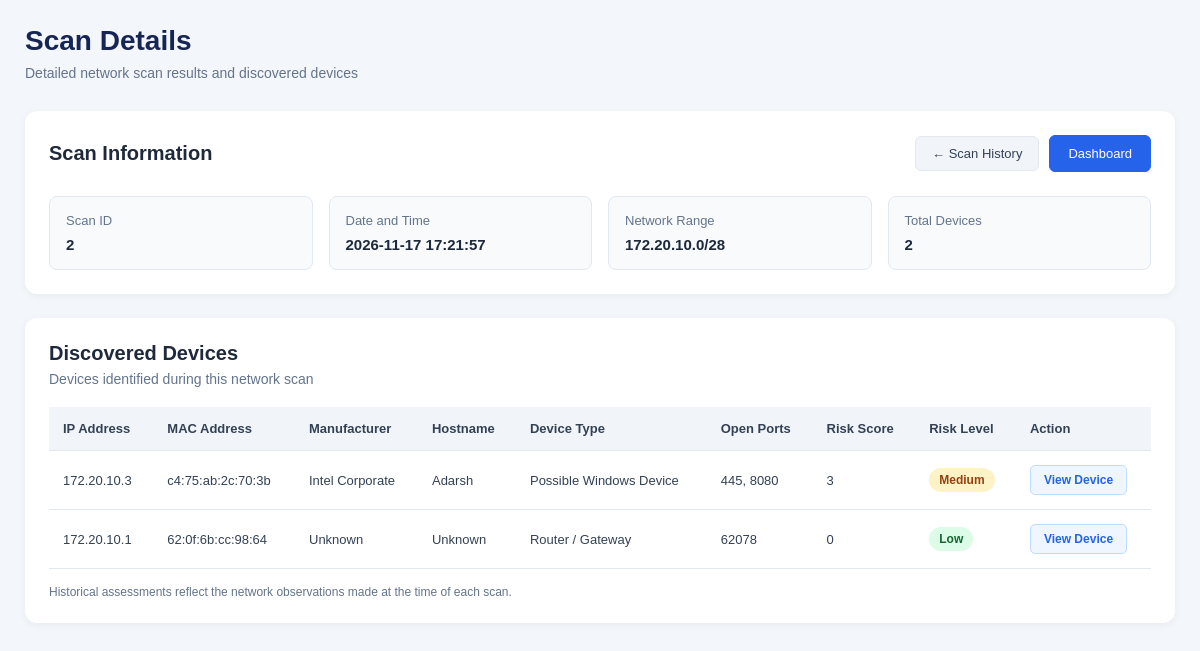
Screenshot of /history/2 with the database file from the repository.
### tables this page shows
CREATE TABLE scans (
            id INTEGER PRIMARY KEY AUTOINCREMENT,
            scan_time TEXT NOT NULL,
            network_range TEXT,
            total_devices INTEGER
        );

CREATE TABLE devices (
            id INTEGER PRIMARY KEY AUTOINCREMENT,
            scan_id INTEGER NOT NULL,
            ip_address TEXT,
            mac_address TEXT,
            manufacturer TEXT,
            hostname TEXT,
            device_type TEXT,
            open_ports TEXT,
            camera_indicator TEXT,
            risk_level TEXT,
            security_findings TEXT, confidence TEXT, indicators TEXT, risk_score INTEGER DEFAULT 0, recommendations TEXT,
            FOREIGN KEY (scan_id) REFERENCES scans(id)
        );

### app.py (the view)
@app.route("/history/<int:scan_id>")
def scan_details(scan_id):
    scans = get_scan_history()
    selected_scan = next(
        (scan for scan in scans if scan["id"] == scan_id),
        None
    )
    if selected_scan is None:
        abort(404)
    devices = get_scan_details(scan_id)
    return render_template(
        "scan_details.html",
        scan=selected_scan,
        devices=devices
    )

### database/database_manager.py (called while the page is built)
def get_connection():
    connection = sqlite3.connect(DATABASE_PATH)
    connection.row_factory = sqlite3.Row
    return connection

def get_scan_history():
    connection = get_connection()
    cursor = connection.cursor()
    cursor.execute("""
        SELECT * FROM scans
        ORDER BY id DESC
    """)
    scans = [dict(row) for row in cursor.fetchall()]
    connection.close()
    return scans

def get_scan_details(scan_id):
    connection = get_connection()
    cursor = connection.cursor()
    cursor.execute("""
        SELECT * FROM devices
        WHERE scan_id = ?
    """, (scan_id,))
    devices = [dict(row) for row in cursor.fetchall()]
    connection.close()
    return devices

### templates/scan_details.html (shortened to what this page needs)
<!DOCTYPE html>
<html lang="en">
<head>
    <link rel="stylesheet" href="{{ url_for('static', filename='css/style.css') }}">
</head>
<body>
    <div class="container">
        <header class="header">
            <h1>Scan Details</h1>
            <p>Detailed network scan results and discovered devices</p>
        </header>
        <section class="section">
            <div class="details-section-header">
                <h2>Scan Information</h2>
                <div class="details-navigation">
                    <a href="{{ url_for('history') }}" class="secondary-button">
                        ← Scan History
                    </a>
                    <a href="{{ url_for('dashboard') }}" class="back-dashboard-button">
                        Dashboard
                    </a>
                </div>
            </div>
            <div class="scan-info-grid">
                <div class="scan-info-item">
                    <span class="info-label">Scan ID</span>
                    <span class="info-value">{{ scan.id }}</span>
                </div>
                <div class="scan-info-item">
                    <span class="info-label">Date and Time</span>
                    <span class="info-value">{{ scan.scan_time }}</span>
                </div>
                <div class="scan-info-item">
                    <span class="info-label">Network Range</span>
                    <span class="info-value">{{ scan.network_range }}</span>
                </div>
                <div class="scan-info-item">
                    <span class="info-label">Total Devices</span>
                    <span class="info-value">{{ scan.total_devices }}</span>
                </div>
            </div>
        </section>
        <section class="section">
            <div class="section-heading">
                <h2>Discovered Devices</h2>
                <p>Devices identified during this network scan</p>
            </div>
            {% if devices %}
            <div class="table-wrapper">
                <table class="details-table">
                    <thead>
                        <tr>
                            <th>IP Address</th>
                            <th>MAC Address</th>
                            <th>Manufacturer</th>
                            <th>Hostname</th>
                            <th>Device Type</th>
                            <th>Open Ports</th>
                            <th>Risk Score</th>
                            <th>Risk Level</th>
                            <th>Action</th>
                        </tr>
                    </thead>
                    <tbody>
                        {% for device in devices %}
                        <tr>
                            <td>{{ device.ip_address }}</td>
                            <td>{{ device.mac_address }}</td>
                            <td>{{ device.manufacturer or "Unknown" }}</td>
                            <td>{{ device.hostname or "Unknown" }}</td>
                            <td>{{ device.device_type }}</td>
                            <td>
                                {{ device.open_ports if device.open_ports else "None" }}
                            </td>
                            <td>{{ device.risk_score or 0 }}</td>
                            <td>
                                <span class="risk-badge risk-{{ (device.risk_level or 'low')|lower }}">
                                    {{ device.risk_level or "Low" }}
                                </span>
                            </td>
                            <td>
                                <a href="{{ url_for('device_details', device_id=device.id) }}"
                                    class="view-details-button">
                                    View Device
                                </a>
                            </td>
                        </tr>
                        {% endfor %}
                    </tbody>
                </table>
            </div>
            {% else %}
            <div class="empty-state">
                <h3>No Devices Found</h3>
                <p>No devices were discovered during this network scan.</p>
            </div>
            {% endif %}
            <p class="table-note">
                Historical assessments reflect the network observations
                made at the time of each scan.
            </p>
        </section>
    </div>
</body>
</html>

### static/css/style.css (style rules this page uses)
* { margin: 0; padding: 0; box-sizing: border-box; }
body { font-family: Arial, sans-serif; background: #f3f6fb; color: #1e293b; padding: 25px; }
.container { max-width: 1400px; margin: 0 auto; }
.header { margin-bottom: 30px; }
.header h1 { font-size: 28px; margin-bottom: 8px; color: #172554; }
.header p { color: #64748b; font-size: 14px; }
.section { background: #ffffff; padding: 24px; border-radius: 12px; margin-bottom: 24px; box-shadow: 0 2px 8px rgba(0, 0, 0, 0.05); }
.section h2 { font-size: 20px; margin-bottom: 20px; }
.table-wrapper { overflow-x: auto; }
table { width: 100%; border-collapse: collapse; min-width: 1000px; }
th, td { padding: 14px; text-align: left; border-bottom: 1px solid #e2e8f0; font-size: 13px; }
th { background: #f1f5f9; color: #334155; }
.risk, .risk-badge { display: inline-block; padding: 5px 10px; border-radius: 20px; font-size: 12px; font-weight: 600; white-space: nowrap; }
.risk-low { background: #dcfce7; color: #166534; }
.risk-medium { background: #fef3c7; color: #92400e; }
.history-button, .back-dashboard-button, .delete-history-button { display: inline-flex; align-items: center; justify-content: center; padding: 10px 18px; border-radius: 6px; font-size: 13px; font-weight: 500; text-decoration: none; cursor: pointer; transition: background-color 0.2s ease; }
.history-button, .back-dashboard-button { background: #2563eb; color: #ffffff; border: 1px solid #2563eb; }
.details-section-header { display: flex; justify-content: space-between; align-items: center; flex-wrap: wrap; gap: 15px; margin-bottom: 24px; }
.details-section-header h2 { margin: 0; }
.details-navigation { display: flex; align-items: center; gap: 10px; }
.secondary-button { display: inline-flex; align-items: center; justify-content: center; padding: 9px 16px; background: #f1f5f9; color: #334155; text-decoration: none; font-size: 13px; font-weight: 500; border: 1px solid #e2e8f0; border-radius: 6px; transition: background-color 0.2s ease; }
.scan-info-grid { display: grid; grid-template-columns: repeat(4, minmax(0, 1fr)); gap: 16px; }
.scan-info-item { display: flex; flex-direction: column; gap: 8px; padding: 16px; background: #f8fafc; border: 1px solid #e2e8f0; border-radius: 8px; min-width: 0; }
.info-label { color: #64748b; font-size: 13px; font-weight: 500; }
.info-value { color: #1e293b; font-size: 15px; font-weight: 600; overflow-wrap: anywhere; }
.section-heading { margin-bottom: 20px; }
.section-heading h2 { margin-bottom: 6px; }
.section-heading p { color: #64748b; font-size: 14px; margin: 0; }
.details-table { width: 100%; border-collapse: collapse; text-align: left; font-size: 13px; }
.details-table th { background: #f1f5f9; color: #334155; font-weight: 600; padding: 14px; white-space: nowrap; }
.details-table td { padding: 14px; color: #334155; border-bottom: 1px solid #e2e8f0; vertical-align: middle; }
.table-note { margin-top: 16px; color: #64748b; font-size: 12px; }
.view-details-button { display: inline-flex; align-items: center; justify-content: center; padding: 7px 13px; background: #eff6ff; color: #2563eb; text-decoration: none; font-size: 12px; font-weight: 600; border: 1px solid #bfdbfe; border-radius: 5px; white-space: nowrap; transition: all 0.2s ease; }

### rows the page displays
scans: id "2", scan_time "2026-11-17 17:21:57", network_range "172.20.10.0/28", total_devices "2"
devices: ip_address "172.20.10.3", mac_address "c4:75:ab:2c:70:3b", manufacturer "Intel Corporate", hostname "Adarsh", device_type "Possible Windows Device", open_ports "445, 8080", risk_score "3", risk_level "Medium"
devices: ip_address "172.20.10.1", mac_address "62:0f:6b:cc:98:64", manufacturer "Unknown", hostname "Unknown", device_type "Router / Gateway", open_ports "62078", risk_score "0", risk_level "Low"
